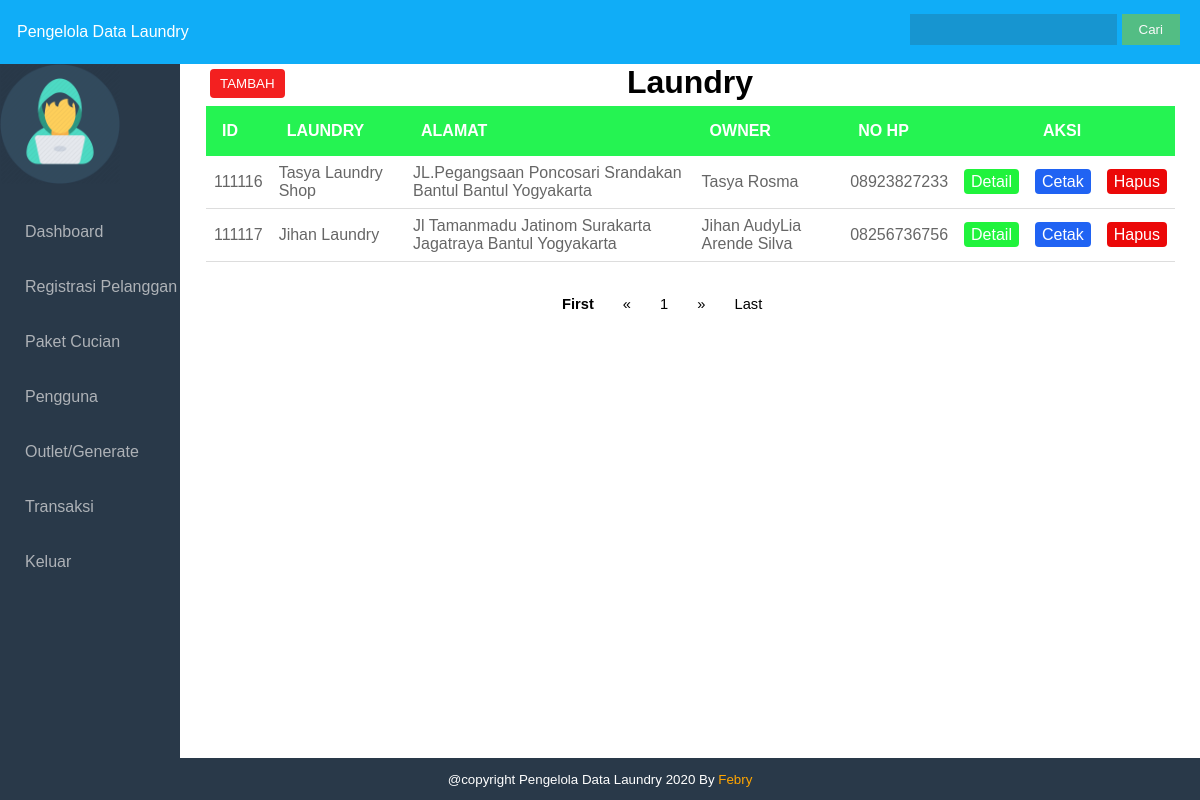
Before: /laundry/admin/outlet.php?id=111116 (signed in) with the older database file.
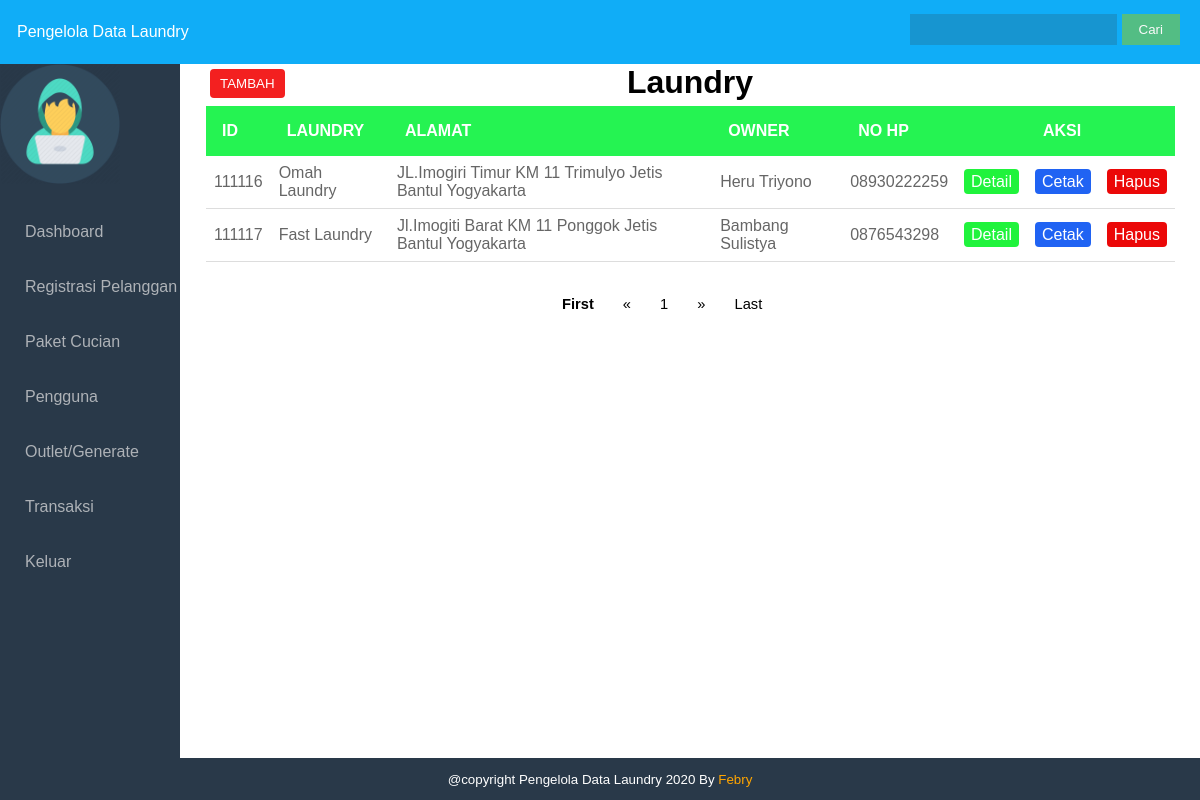
After: the same page with the newer database file.
### tables this page shows
CREATE TABLE `owner` (
  `id` int(11) NOT NULL,
  `nama_own` varchar(100) NOT NULL,
  `nama_laundry` varchar(100) NOT NULL,
  `alamat` varchar(100) NOT NULL,
  `tlpn` varchar(100) NOT NULL,
  `username` varchar(100) NOT NULL,
  `password` varchar(100) NOT NULL,
  `level` varchar(100) NOT NULL
);

### laundry/admin/outlet.php (the view, shortened to what this page needs)
<!DOCTYPE html>
<html>
<head>
	<link rel="stylesheet" type="text/css" href="style.css">
</head>
<body>
	<div class="wrapper">
		<div class="header">
            <?php include 'header.php'; ?>
		</div>
        <div class="badan">
			<div class="sidebar">
				<?php include 'sidebar.php'; ?>
			</div>
		<div class="content">
        <h1>Laundry</h1>
        <a href="#tambah" style="margin-left: 30px"><button class="btn-tambah">TAMBAH</button></a>
			<table class="table-line">
				<thead>
					<tr>
						<th>id</th>
						<th>Laundry</th>
                        <th>Alamat</th>
                        <th>Owner</th>
                        <th>NO HP</th>
                        <th></th>
						<th colspan="2">Aksi</th>
					</tr>
				</thead>
				<tbody>
                <?php
					include '../koneksi.php';
					$page = (isset($_GET['page']))? $_GET['page'] : 1;
					$limit = 10;
                  $limit_start = ($page - 1) * $limit;
					$cari = $_POST['cari'];
                    if($cari != ''){
                        $result  = mysqli_query($koneksi, "SELECT * FROM owner  WHERE id LIKE '%$cari%' OR nama_laundry LIKE '%$cari%' OR tlpn LIKE '%$cari%' OR alamat LIKE '%$cari%' OR nama_own LIKE '%$cari%' OR username LIKE '%$cari%' LIMIT ".$limit_start.",".$limit." ");
                        }
                    else{
                        $result = mysqli_query($koneksi,"SELECT * FROM owner  LIMIT ".$limit_start.",".$limit." ");
                        }
                    if(mysqli_num_rows($result)){
                    while($isi = mysqli_fetch_array($result) ){
                        ?>
                        <tr>
                            <td><?= $isi['id']; ?></td>
                            <td><?= $isi['nama_laundry']; ?></td>
                            <td><?= $isi['alamat']; ?></td>
                            <td><?= $isi['nama_own']; ?></td>
                            <td><?= $isi['tlpn']; ?></td>
                            <td>
                                <a href="outlet.php?id=<?php echo $isi['id']; ?>#edit" style="" value="id=<?= $isi['id']?>" class="btn-edit" >Detail</a>
                            </td>
                            <td>
                                <a href="eksport.php?id=<?php echo $isi['id']; ?>" style="" value="id=<?= $isi['id']?>" class="btn-cetak">Cetak</a>
                            </td>
                            <td>
                                <a role="button" href="outlet.php?id=<?php echo $isi['id']; ?>&act=delete" class="btn-hapus">Hapus</a>
                            </td>
						</tr>
					<?php }}
                    else{
                        echo "<tr><td colspan='7'><p style='text-align: center'>Data Tidak Ditemukan</p></td></tr>";
                        }?>
                    </tbody>
				</table>
		<nav class="nav-button">
        <ul>
            <?php
                if($page == 1){
                ?>
            	<li><a style="font-weight: bold;">First</a></li>
        		<li><a href="#">&laquo;</a></li>
                <?php
                }else{
                $link_prev = ($page > 1)? $page - 1 : 1;
                ?>
                <li><a href="outlet.php?page=1">First</a></li>
                <li><a href="outlet.php?page=<?php echo $link_prev; ?>">&laquo;</a></li>
                <?php
                }
                ?>
                <?php
                $sql_jml = mysqli_query($koneksi, "SELECT COUNT(*) AS jumlah FROM owner");
                $get_jumlah = mysqli_fetch_array($sql_jml);
                $jumlah_page = ceil($get_jumlah['jumlah'] / $limit);
                $jumlah_number = 3;
                $start_number = ($page > $jumlah_number)? $page - $jumlah_number : 1;
                $end_number = ($page < ($jumlah_page - $jumlah_number))? $page + $jumlah_number : $jumlah_page;
                for($i = $start_number; $i <= $end_number; $i++){
                $link_active = ($page == $i)? ' class="active"' : '';
                ?>
                <li <?php echo $link_active; ?>><a href="outlet.php?page=<?php echo $i; ?>"><?php echo $i; ?></a></li>
                <?php
                }
                ?>
                <?php
                if($page == $jumlah_page){
                ?>
                <li><a href="#">&raquo;</a></li>
                <li><a href="#">Last</a></li>
                <?php
                }else{
                $link_next = ($page < $jumlah_page)? $page + 1 : $jumlah_page;
                ?>
                <li><a href="outlet.php?page=<?php echo $link_next; ?>">&raquo;</a></li>
                <li><a href="outlet.php?page=<?php echo $jumlah_page; ?>">Last</a></li>
                <?php
                }
                ?>
            </ul>
            </nav>
			</div>
        </div>
        <div class="footer">
            <p> @copyright Pengelola Data Laundry 2020 By<a target="_blank" href="https://www.instagram.com/official_febryardyansyah/" style="text-decoration:none; color:orange"> Febry</a></p>
        </div>
	</div>
</body>
</html>

Changed rows visible on the page:
changed owner id 111116: nama_laundry "Tasya Laundry Shop" → "Omah Laundry"; alamat "JL.Pegangsaan Poncosari Srandakan Bantul Bantul Yogyakarta" → "JL.Imogiri Timur KM 11 Trimulyo Jetis Bantul Yogyakarta"; nama_own "Tasya Rosma" → "Heru Triyono"; tlpn "08923827233" → "08930222259"
changed owner id 111117: nama_laundry "Jihan Laundry" → "Fast Laundry"; alamat "Jl Tamanmadu Jatinom Surakarta Jagatraya Bantul Yogyakarta" → "Jl.Imogiti Barat KM 11 Ponggok Jetis Bantul Yogyakarta"; nama_own "Jihan AudyLia Arende Silva" → "Bambang Sulistya"; tlpn "08256736756" → "0876543298"
